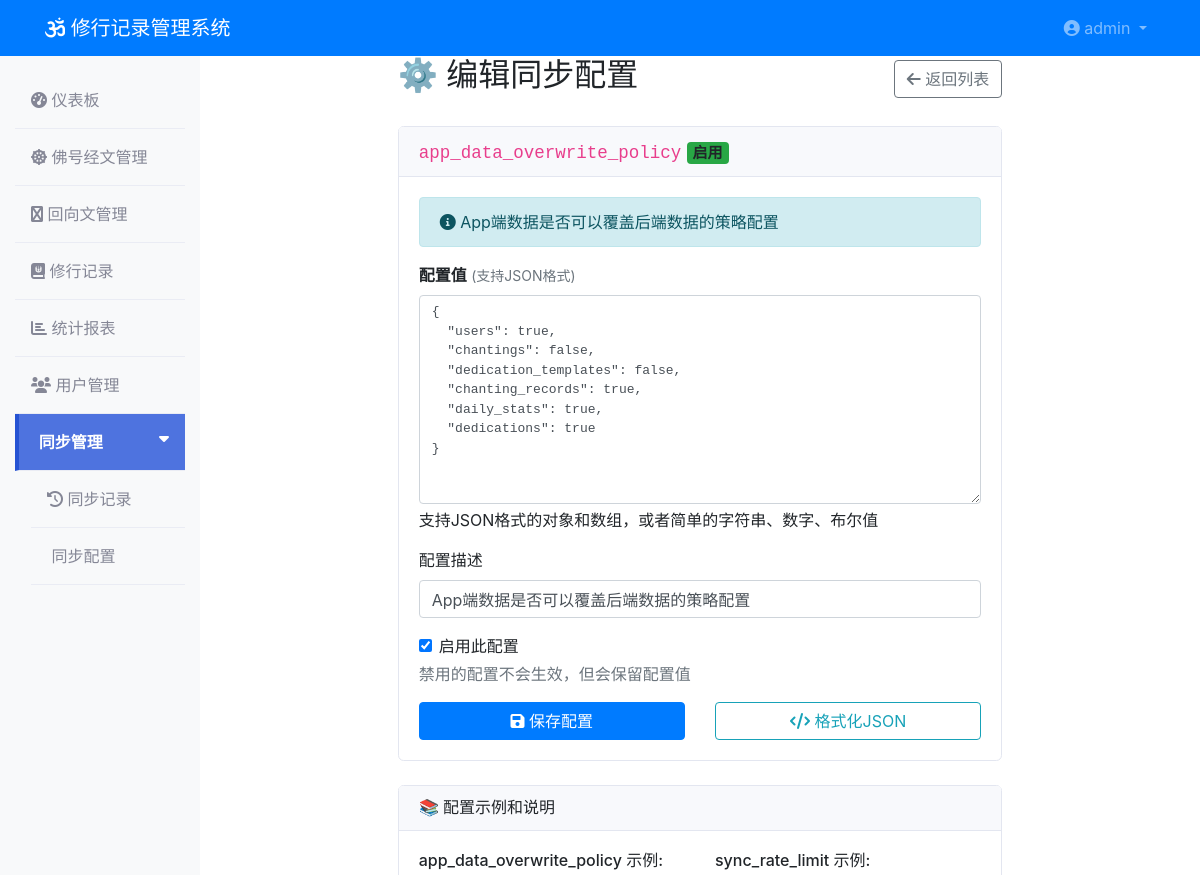
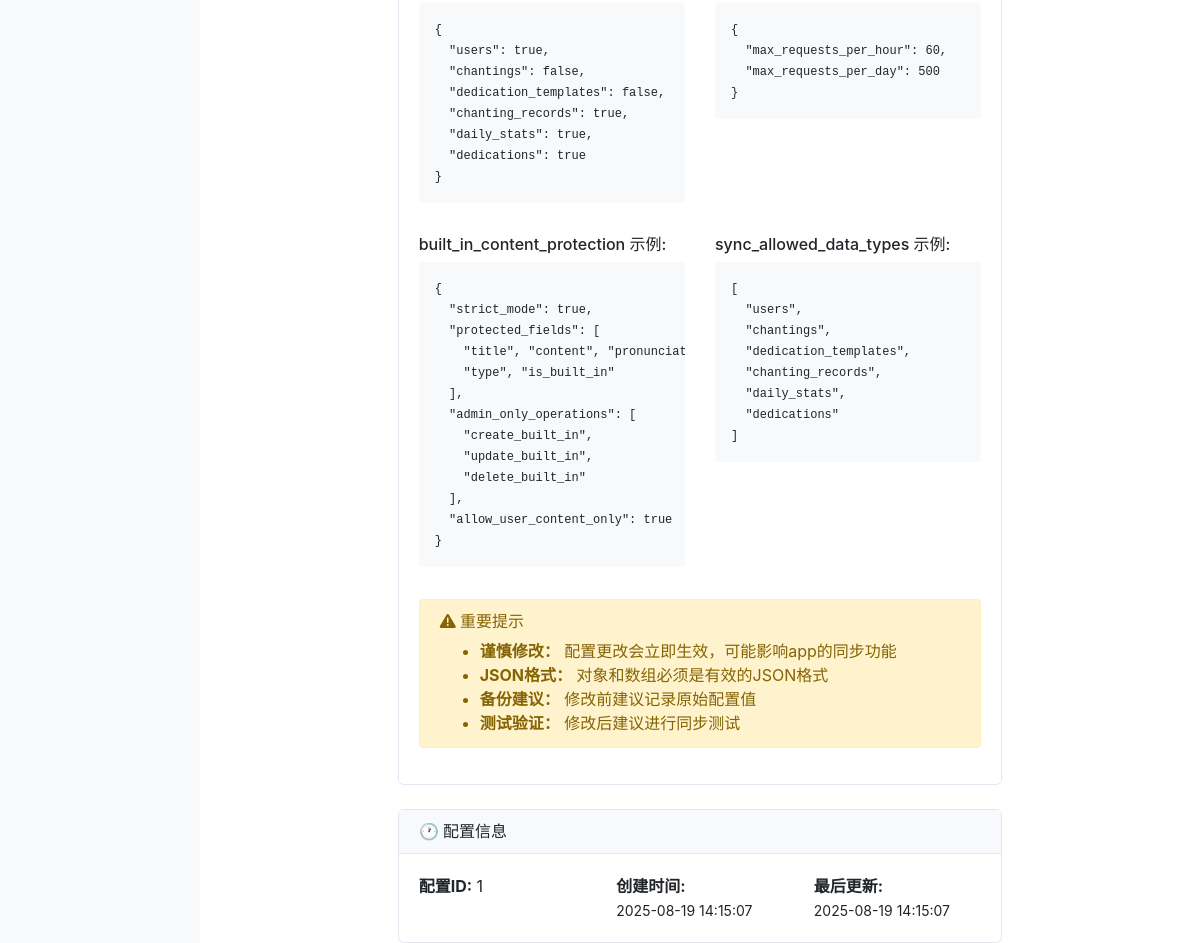
Screenshot of /sync-management/configs/edit/1 (signed in) with the database file from the repository (2 pictures, top to bottom).
### models/user.py (models this page shows, shortened)
class AdminUser(UserMixin, db.Model):
    __tablename__ = 'admin_users'
    id = db.Column(db.Integer, primary_key=True)
    username = db.Column(db.String(80), unique=True, nullable=False)
    email = db.Column(db.String(120), unique=True, nullable=False)
    password_hash = db.Column(db.String(255), nullable=False)
    is_active = db.Column(db.Boolean, default=True)
    created_at = db.Column(db.DateTime, default=datetime.utcnow)
    last_login = db.Column(db.DateTime)

### models/sync_config.py (models this page shows, shortened)
class SyncConfig(db.Model):
    __tablename__ = 'sync_configs'
    id = db.Column(db.Integer, primary_key=True)
    config_key = db.Column(db.String(100), unique=True, nullable=False)  # 配置键
    config_value = db.Column(db.Text, nullable=False)  # 配置值（JSON格式）
    description = db.Column(db.String(255), nullable=True)  # 配置说明
    is_active = db.Column(db.Boolean, default=True)  # 是否启用
    created_at = db.Column(db.DateTime, default=datetime.utcnow)
    updated_at = db.Column(db.DateTime, default=datetime.utcnow, onupdate=datetime.utcnow)

### routes/sync_management.py (the view, shortened to what this page needs)
@sync_management_bp.route('/configs/edit/<int:config_id>', methods=['GET', 'POST'])
@login_required
def edit_config(config_id):
    config = SyncConfig.query.get_or_404(config_id)
    try:
        parsed_value = json.loads(config.config_value)
        if isinstance(parsed_value, dict):
            formatted_value = json.dumps(parsed_value, indent=2, ensure_ascii=False)
        else:
            formatted_value = config.config_value
    except:
        formatted_value = config.config_value
    return render_template('sync_management/edit_config.html',
                         config=config,
                         formatted_value=formatted_value)

### utils/db_monitor.py (called while the page is built)
def init_db_monitoring(app):
    @app.before_request
    def before_request():
        if not DatabaseMonitor.check_health():
            logger.warning("数据库连接异常，尝试重新连接")
            DatabaseMonitor.cleanup_connections()
    @app.after_request
    def after_request(response):
        try:
            db.session.remove()
        except Exception as e:
            logger.error(f"清理session失败: {e}")
        return response
    @app.teardown_appcontext
    def shutdown_session(exception=None):
        try:
            db.session.remove()
        except Exception as e:
            logger.error(f"teardown session失败: {e}")

    @staticmethod
    def check_health():
        try:
            result = db.session.execute(text('SELECT 1'))
            return True
        except Exception as e:
            logger.error(f"数据库健康检查失败: {e}")
            return False

### templates/sync_management/edit_config.html (shortened to what this page needs)
{% extends "base.html" %}
{% block content %}
<div class="container-fluid">
    <div class="row">
        <div class="col-lg-8 mx-auto">
            <div class="d-flex justify-content-between align-items-center mb-4">
                <h2>⚙️ 编辑同步配置</h2>
                <a href="{{ url_for('sync_management.sync_configs') }}" class="btn btn-outline-secondary">
                    <i class="fas fa-arrow-left"></i> 返回列表
                </a>
            </div>
            <div class="card">
                <div class="card-header">
                    <h5 class="mb-0">
                        <code>{{ config.config_key }}</code>
                        <span class="badge bg-{% if config.is_active %}success{% else %}secondary{% endif %} ms-2">
                            {% if config.is_active %}启用{% else %}禁用{% endif %}
                        </span>
                    </h5>
                </div>
                <div class="card-body">
                    {% if config.description %}
                    <div class="alert alert-info">
                        <i class="fas fa-info-circle"></i> {{ config.description }}
                    </div>
                    {% endif %}
                    <form method="POST">
                        <div class="mb-3">
                            <label for="config_value" class="form-label">
                                <strong>配置值</strong>
                                <small class="text-muted">(支持JSON格式)</small>
                            </label>
                            <textarea class="form-control font-monospace" id="config_value" name="config_value"
                                      rows="10" required>{{ formatted_value }}</textarea>
                            <div class="form-text">
                                支持JSON格式的对象和数组，或者简单的字符串、数字、布尔值
                            </div>
                        </div>
                        <div class="mb-3">
                            <label for="description" class="form-label">配置描述</label>
                            <input type="text" class="form-control" id="description" name="description"
                                   value="{{ config.description or '' }}" placeholder="配置的用途和说明">
                        </div>
                        <div class="mb-3">
                            <div class="form-check">
                                <input class="form-check-input" type="checkbox" id="is_active" name="is_active"
                                       value="1" {% if config.is_active %}checked{% endif %}>
                                <label class="form-check-label" for="is_active">
                                    启用此配置
                                </label>
                            </div>
                            <div class="form-text text-muted">
                                禁用的配置不会生效，但会保留配置值
                            </div>
                        </div>
                        <div class="row">
                            <div class="col-md-6">
                                <button type="submit" class="btn btn-primary w-100">
                                    <i class="fas fa-save"></i> 保存配置
                                </button>
                            </div>
                            <div class="col-md-6">
                                <button type="button" class="btn btn-outline-info w-100" onclick="formatJSON()">
                                    <i class="fas fa-code"></i> 格式化JSON
                                </button>
                            </div>
                        </div>
                    </form>
                </div>
            </div>
            <div class="card mt-4">
                <div class="card-header">
                    <h6 class="mb-0">📚 配置示例和说明</h6>
                </div>
                <div class="card-body">
                    <div class="row">
                        <div class="col-lg-6">
                            <h6>app_data_overwrite_policy 示例:</h6>
                            <pre class="bg-light p-3 rounded"><code>{
  "users": true,
  "chantings": false,
  "dedication_templates": false,
  "chanting_records": true,
  "daily_stats": true,
  "dedications": true
}</code></pre>
                        </div>
                        <div class="col-lg-6">
                            <h6>sync_rate_limit 示例:</h6>
                            <pre class="bg-light p-3 rounded"><code>{
  "max_requests_per_hour": 60,
  "max_requests_per_day": 500
}</code></pre>
                        </div>
                    </div>
                    <div class="row mt-3">
                        <div class="col-lg-6">
                            <h6>built_in_content_protection 示例:</h6>
                            <pre class="bg-light p-3 rounded"><code>{
  "strict_mode": true,
  "protected_fields": [
    "title", "content", "pronunciation",
    "type", "is_built_in"
  ],
  "admin_only_operations": [
    "create_built_in",
    "update_built_in",
    "delete_built_in"
  ],
  "allow_user_content_only": true
}</code></pre>
                        </div>
                        <div class="col-lg-6">
                            <h6>sync_allowed_data_types 示例:</h6>
                            <pre class="bg-light p-3 rounded"><code>[
  "users",
  "chantings",
  "dedication_templates",
  "chanting_records",
  "daily_stats",
  "dedications"
]</code></pre>
                        </div>
                    </div>
                    <div class="alert alert-warning mt-3">
                        <h6><i class="fas fa-exclamation-triangle"></i> 重要提示</h6>
                        <ul class="mb-0">
                            <li><strong>谨慎修改：</strong> 配置更改会立即生效，可能影响app的同步功能</li>
                            <li><strong>JSON格式：</strong> 对象和数组必须是有效的JSON格式</li>
                            <li><strong>备份建议：</strong> 修改前建议记录原始配置值</li>
                            <li><strong>测试验证：</strong> 修改后建议进行同步测试</li>
                        </ul>
                    </div>
                </div>
            </div>
            <div class="card mt-4">
                <div class="card-header">
                    <h6 class="mb-0">🕐 配置信息</h6>
                </div>
                <div class="card-body">
                    <div class="row">
                        <div class="col-md-4">
                            <strong>配置ID:</strong> {{ config.id }}
                        </div>
                        <div class="col-md-4">
                            <strong>创建时间:</strong><br>
                            <small>{{ config.created_at.strftime('%Y-%m-%d %H:%M:%S') }}</small>
                        </div>
                        <div class="col-md-4">
                            <strong>最后更新:</strong><br>
                            <small>{{ config.updated_at.strftime('%Y-%m-%d %H:%M:%S') }}</small>
                        </div>
                    </div>
                </div>
            </div>
        </div>
    </div>
</div>
{% endblock %}

### templates/base.html (shortened to what this page needs)
<!DOCTYPE html>
<html lang="zh-CN">
<head>
    <link href="https://cdn.jsdelivr.net/npm/bootstrap@4.6.2/dist/css/bootstrap.min.css" rel="stylesheet">
    <link href="{{ url_for('static', filename='css/fontawesome-fixed.css') }}" rel="stylesheet">
    <link href="https://cdn.datatables.net/1.11.5/css/dataTables.bootstrap4.min.css" rel="stylesheet">
</head>
<body>
    {% if current_user.is_authenticated %}
    <nav class="navbar navbar-expand-lg navbar-dark bg-primary">
        <div class="container">
            <a class="navbar-brand" href="{{ url_for('main.dashboard') }}">
                <i class="fas fa-om"></i> 修行记录管理系统
            </a>
            <div class="navbar-nav ml-auto">
                <div class="nav-item dropdown">
                    <a class="nav-link dropdown-toggle" href="#" id="navbarDropdown" role="button" data-toggle="dropdown">
                        <i class="fas fa-user-circle"></i> {{ current_user.username }}
                    </a>
                </div>
            </div>
        </div>
    </nav>
    <div class="container-fluid">
        <div class="row">
            <nav class="col-md-3 col-lg-2 d-md-block bg-light sidebar">
                <div class="pt-3">
                    <ul class="nav flex-column">
                        <li class="nav-item">
                            <a class="nav-link {{ 'active' if request.endpoint == 'main.dashboard' }}" href="{{ url_for('main.dashboard') }}">
                                <i class="fas fa-tachometer-alt"></i> 仪表板
                            </a>
                        </li>
                        <li class="nav-item">
                            <a class="nav-link {{ 'active' if request.endpoint and request.endpoint.startswith('chanting.') }}" href="{{ url_for('chanting.index') }}">
                                <i class="fas fa-dharmachakra"></i> 佛号经文管理
                            </a>
                        </li>
                        <li class="nav-item">
                            <a class="nav-link {{ 'active' if request.endpoint and request.endpoint.startswith('dedication.') }}" href="{{ url_for('dedication.index') }}">
                                <i class="fas fa-hands"></i> 回向文管理
                            </a>
                        </li>
                        <li class="nav-item">
                            <a class="nav-link {{ 'active' if request.endpoint and request.endpoint.startswith('records.') }}" href="{{ url_for('records.index') }}">
                                <i class="fas fa-journal-whills"></i> 修行记录
                            </a>
                        </li>
                        <li class="nav-item">
                            <a class="nav-link {{ 'active' if request.endpoint and request.endpoint.startswith('stats.') }}" href="{{ url_for('stats.index') }}">
                                <i class="fas fa-chart-bar"></i> 统计报表
                            </a>
                        </li>
                        <li class="nav-item">
                            <a class="nav-link {{ 'active' if request.endpoint and request.endpoint.startswith('users.') }}" href="{{ url_for('users.index') }}">
                                <i class="fas fa-users"></i> 用户管理
                            </a>
                        </li>
                        <li class="nav-item">
                            <a class="nav-link {{ 'active' if request.endpoint and request.endpoint.startswith('sync_management.') }}" href="#" data-toggle="collapse" data-target="#syncSubmenu" aria-expanded="false">
                                 同步管理 <i class="fas fa-caret-down float-right"></i>
                            </a>
                            <div class="collapse {{ 'show' if request.endpoint and request.endpoint.startswith('sync_management.') }}" id="syncSubmenu">
                                <ul class="nav flex-column ml-3">
                                    <li class="nav-item">
                                        <a class="nav-link {{ 'active' if request.endpoint == 'sync_management.sync_records' }}" href="{{ url_for('sync_management.sync_records') }}">
                                            <i class="fas fa-history"></i> 同步记录
                                        </a>
                                    </li>
                                    <li class="nav-item">
                                        <a class="nav-link {{ 'active' if request.endpoint == 'sync_management.sync_configs' }}" href="{{ url_for('sync_management.sync_configs') }}">
                                             同步配置
                                        </a>
                                    </li>
                                </ul>
                            </div>
                        </li>
                    </ul>
                </div>
            </nav>
            <main class="col-md-9 ml-sm-auto col-lg-10 px-md-4">
                {% endif %}
                {% block content %}{% endblock %}
                {% if current_user.is_authenticated %}
            </main>
        </div>
    </div>
    {% endif %}
</body>
</html>

### templates/base.html (style rules this page uses)
.sidebar { min-height: calc(100vh - 56px); background-color: #f8f9fc; }
.sidebar .nav-link { color: #858796; padding: 1rem; border-bottom: 1px solid #eaecf4; }
.sidebar .nav-link.active { color: #fff !important; background-color: #4e73df !important; border-left: 4px solid #2653d3; font-weight: bold; }
.card { border: 1px solid #e3e6f0; border-radius: 0.35rem; }
.card-header { background-color: #f8f9fc; border-bottom: 1px solid #e3e6f0; }
.container-fluid { min-height: calc(100vh - 56px); }
main { min-height: calc(100vh - 56px); }

### templates/sync_management/edit_config.html (style rules this page uses)
.font-monospace { font-family: 'Monaco', 'Menlo', 'Ubuntu Mono', monospace; font-size: 13px; }
pre code { font-size: 12px; }

### rows the page displays
AdminUser: username "admin"
SyncConfig: config_key "app_data_overwrite_policy", description "App端数据是否可以覆盖后端数据的策略配置", is_active "☑", id "1", created_at "2025-08-19 14:15:07", updated_at "2025-08-19 14:15:07"
